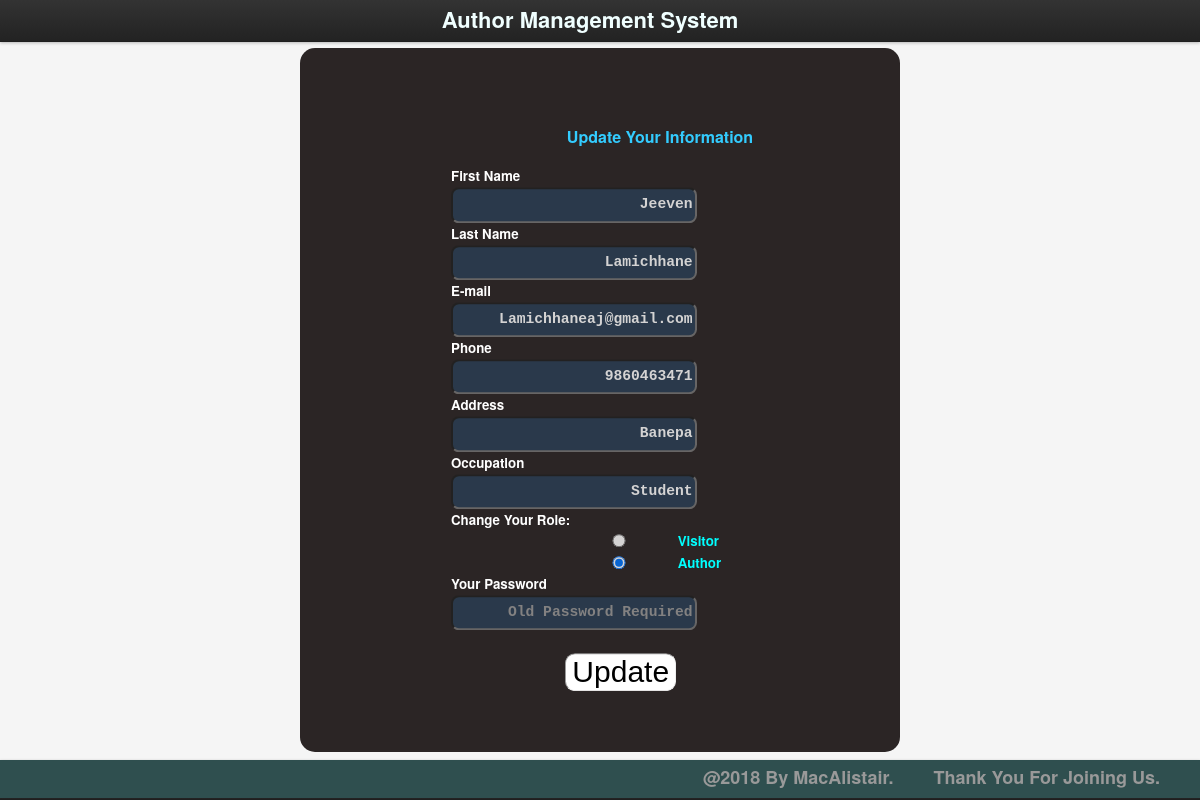
Page /update.php?id=1 on the committed database.
### tables this page shows
CREATE TABLE `users` (
  `user_id` int(11) NOT NULL,
  `fname` varchar(100) NOT NULL,
  `lname` varchar(100) NOT NULL,
  `address` varchar(100) NOT NULL,
  `phone` varchar(10) NOT NULL,
  `dob` varchar(15) NOT NULL,
  `occ` varchar(100) NOT NULL,
  `gender` varchar(6) NOT NULL
);

CREATE TABLE `secure` (
  `id` int(11) NOT NULL,
  `user_id` int(11) NOT NULL,
  `email` varchar(100) NOT NULL,
  `password` varchar(100) NOT NULL
);

CREATE TABLE `user_role` (
  `user_id` int(11) NOT NULL,
  `role` varchar(10) NOT NULL
);

### update.php (the view, shortened to what this page needs)
<?php
include( 'processing.php' );
?>
<!DOCTYPE html>
<html>
<head>
	<link rel="stylesheet" href="css/bootstrap.css">
</head>
<body>
	<div class="navbar navbar-fixed-top">
		<div class="navbar-inner">
			<div class="container-fluid">
				<a class="brand2" href="index.php">Author Management System</a>
			</div>
		</div>
	</div>
	<?php
	if ( isset( $_GET[ 'id' ] ) )
		$id = $_GET[ 'id' ];
	$fromUsers = "SELECT * FROM users WHERE user_id='$id' ";
	$open = mysqli_query( $connect, $fromUsers );
	$row = $open->fetch_assoc();
	$fromSecure = "SELECT * FROM secure WHERE user_id='$id' ";
	$open1 = mysqli_query( $connect, $fromSecure );
	$row1 = $open1->fetch_assoc();
	$fromUser_role = "SELECT * FROM user_role WHERE user_id='$id' ";
	$open2 = mysqli_query( $connect, $fromUser_role );
	$row2 = $open2->fetch_assoc();
	$tys = $row2[ 'role' ];
	?>
	<div class="centering2">
		<table align="center" width="70%" id="cen3">
			<form action="" method="post">
				<caption>Update Your Information</caption>
				<tr>
					<td>First Name</td>
				</tr>
				<tr>
					<td><input type="text" name="fname" id="fname" value="<?php echo $row['fname'];?>" placeholder="Enter First Name" required>
					</td>
				</tr>
				<tr>
					<td>Last Name</td>
				</tr>
				<tr>
					<td><input type="text" name="lname" id="lname" value="<?php echo $row['lname'];?>" placeholder="Enter Last Name" required>
					</td>
				</tr>
				<tr>
					<td>E-mail</td>
				</tr>
				<tr>
					<td><input type="email" name="email" id="email" value="<?php echo $row1['email'];?>" placeholder="Your E-mail" required>
					</td>
				</tr>
				<tr>
					<td>Phone</td>
				</tr>
				<tr>
					<td><input type="tel" name="phone" value="<?php echo $row['phone'];?>" placeholder="Enter Phone Number" required>
					</td>
				</tr>
				<tr>
					<td>Address</td>
				</tr>
				<tr>
					<td><input type="text" name="address" value="<?php echo $row['address'];?>" placeholder="Enter Address" required>
					</td>
				</tr>
				<tr>
					<td>Occupation</td>
				</tr>
				<tr>
					<td><input type="text" name="occ" value="<?php echo $row['occ'];?>" placeholder="Your Occupation" required>
					</td>
				</tr>
				<tr>
					<td>Change Your Role:</td>
					<tr>
						<td align="center"><input type="radio" name="type" class="radio" value="Visitor" <?php if($tys=="Visitor" ){?> checked
							<?php } ?> >
						</td>
						<td><b style="color: aqua; margin-left: -150%;">Visitor</b>
						</td>
					</tr>
					<tr>
						<td align="center"><input type="radio" name="type" class="radio" value="Author" <?php if($tys=="Author" ){?> checked
							<?php } ?> >
						</td>
						<td><b style="color: aqua; margin-left: -150%;">Author</b>
						</td>
					</tr>
				</tr>
				<tr>
					<td>Your Password</td>
				</tr>
				<tr>
					<td><input type="password" name="password" placeholder="Old Password Required" required>
					</td>
				</tr>
				<tr align="center">
					<td><button type="submit" name="update" id="update">Update</button>
					</td>
				</tr>
			</form>
		</table>
	</div>
	<div class="navbar navbar-fixed-bottom">
		<div class="navbar-inner">
			<div class="container-fluid1">
				<marquee>
					<a class="brand1">Thank You For Joining Us.</a>
					<a class="brand1">@2018 By MacAlistair.</a>
				</marquee>
			</div>
		</div>
	</div>
</body>
</html>

### update.php (style rules this page uses)
body { padding-top: 60px; padding-bottom: 40px; }

### rows in the picture
users: fname "Jeeven", lname "Lamichhane", phone "9860463471", address "Banepa", occ "Student"
secure: email "Lamichhaneaj@gmail.com"
user_role: role "☑"
